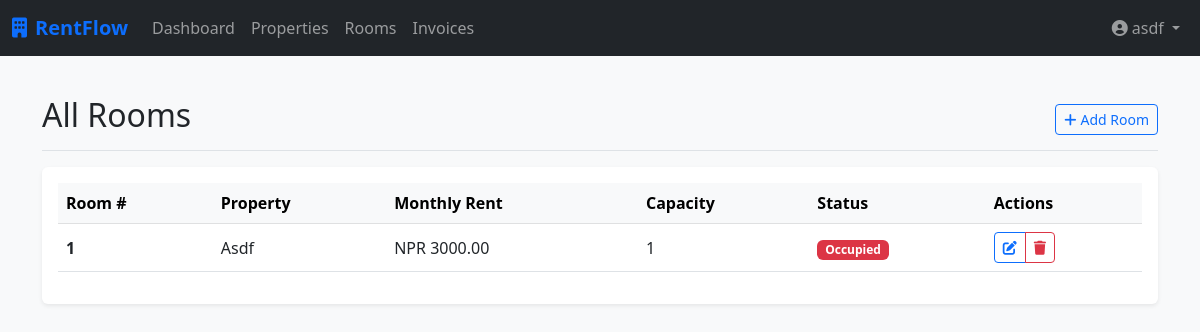
Before: /properties/rooms/ (signed in) with the older database file.
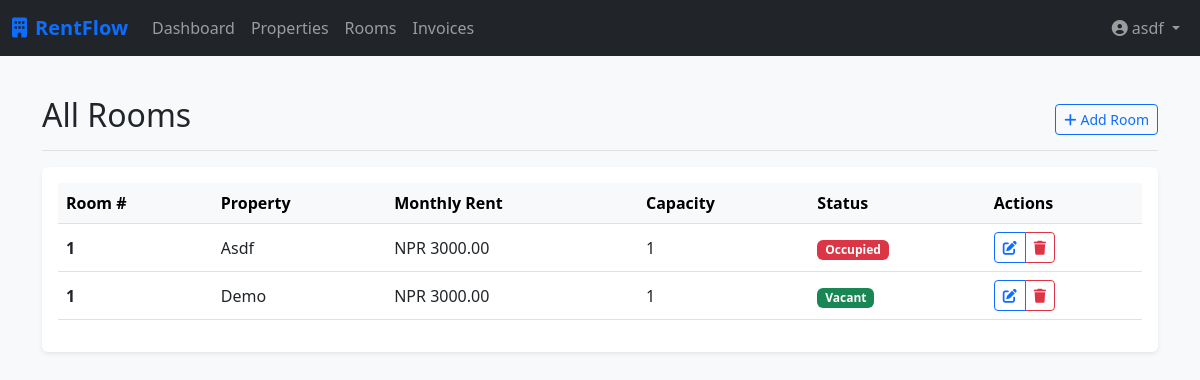
After: the same page with the newer database file.
### properties/models.py (models this page shows, shortened)
class Room(models.Model):
    property = models.ForeignKey(Property, on_delete=models.CASCADE, related_name='rooms')
    room_number = models.CharField(max_length=10)
    monthly_rent = models.DecimalField(max_digits=10, decimal_places=2)
    capacity = models.IntegerField(default=1)
    is_active = models.BooleanField(default=True)
    created_at = models.DateTimeField(auto_now_add=True)
    def is_occupied(self):
        return self.tenancies.filter(is_active=True).exists()

class Property(models.Model):
    landlord = models.ForeignKey(User, on_delete=models.CASCADE, related_name='properties')
    name = models.CharField(max_length=100)
    address = models.TextField()
    description = models.TextField(blank=True)
    created_at = models.DateTimeField(auto_now_add=True)
    class Meta:
        verbose_name_plural = "Properties"

### properties/views.py (the view)
# urls.py: path('rooms/', RoomListView.as_view(), name='room_list'),
class RoomListView(LandlordRequiredMixin, ListView):
    model = Room
    template_name = 'properties/room_list.html'
    context_object_name = 'rooms'
    def get_queryset(self):
        return Room.objects.filter(property__landlord=self.request.user).select_related('property')

### core/mixins.py (called while the page is built)
    def test_func(self):
        user = self.request.user
        return user.is_authenticated and hasattr(user, 'profile') and user.profile.role == 'LANDLORD'

### properties/templates/properties/room_list.html (shortened to what this page needs)
{% extends 'core/base.html' %}
{% block content %}
<div class="d-flex justify-content-between flex-wrap flex-md-nowrap align-items-center pt-3 pb-2 mb-3 border-bottom">
    <h1 class="h2">All Rooms</h1>
    <div class="btn-toolbar mb-2 mb-md-0">
        <a href="{% url 'properties:room_add' %}" class="btn btn-sm btn-outline-primary"><i
                class="fa-solid fa-plus me-1"></i>Add Room</a>
    </div>
</div>
<div class="table-responsive bg-white p-3 rounded shadow-sm">
    <table class="table table-hover align-middle">
        <thead class="table-light">
            <tr>
                <th>Room #</th>
                <th>Property</th>
                <th>Monthly Rent</th>
                <th>Capacity</th>
                <th>Status</th>
                <th>Actions</th>
            </tr>
        </thead>
        <tbody>
            {% for room in rooms %}
            <tr>
                <td><strong>{{ room.room_number }}</strong></td>
                <td>{{ room.property.name }}</td>
                <td>NPR {{ room.monthly_rent }}</td>
                <td>{{ room.capacity }}</td>
                <td>
                    {% if room.is_active %}
                    {% if room.is_occupied %}
                    <span class="badge bg-danger">Occupied</span>
                    {% else %}
                    <span class="badge bg-success">Vacant</span>
                    {% endif %}
                    {% else %}
                    <span class="badge bg-secondary">Inactive</span>
                    {% endif %}
                </td>
                <td>
                    <div class="btn-group btn-group-sm">
                        <a href="#" class="btn btn-outline-primary" title="Edit"><i
                                class="fa-solid fa-pen-to-square"></i></a>
                        <a href="#" class="btn btn-outline-danger" title="Delete"><i class="fa-solid fa-trash"></i></a>
                    </div>
                </td>
            </tr>
            {% empty %}
            <tr>
                <td colspan="6" class="text-center py-4 text-muted">No rooms available.</td>
            </tr>
            {% endfor %}
        </tbody>
    </table>
</div>
{% endblock %}

Changed rows visible on the page:
added Room: room_number "1", property.name "Demo", monthly_rent "3000.00", capacity "1", is_active "Vacant"
